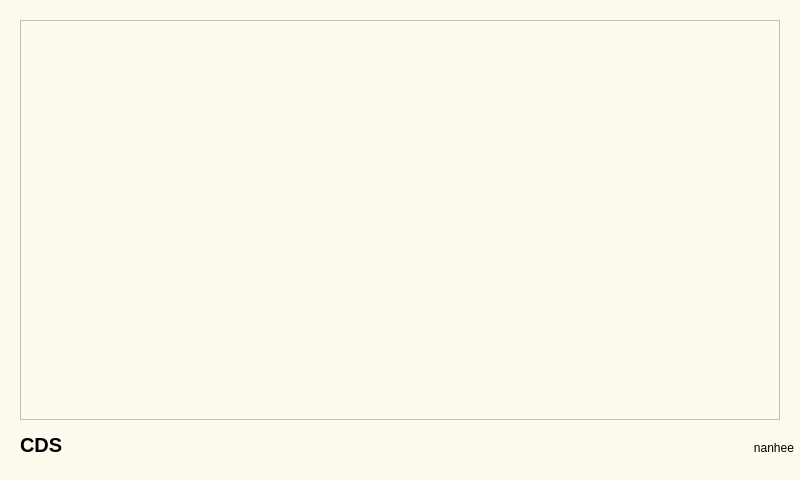
<?xml version="1.0" encoding="UTF-8"?>
<ui version="4.0">
 <class>MainWindow</class>
 <widget class="QMainWindow" name="MainWindow">
  <property name="geometry">
   <rect>
    <x>0</x>
    <y>0</y>
    <width>800</width>
    <height>480</height>
   </rect>
  </property>
  <property name="windowTitle">
   <string>MainWindow</string>
  </property>
  <property name="styleSheet">
   <string notr="true">background-color: rgb(255, 250, 238);</string>
  </property>
  <widget class="QWidget" name="centralwidget">
   <widget class="PlotWidget" name="graphicsView">
    <property name="geometry">
     <rect>
      <x>20</x>
      <y>20</y>
      <width>760</width>
      <height>400</height>
     </rect>
    </property>
   </widget>
   <widget class="QLabel" name="label_name">
    <property name="geometry">
     <rect>
      <x>20</x>
      <y>430</y>
      <width>100</width>
      <height>30</height>
     </rect>
    </property>
    <property name="font">
     <font>
      <pointsize>15</pointsize>
      <weight>75</weight>
      <bold>true</bold>
     </font>
    </property>
    <property name="text">
     <string>CDS</string>
    </property>
   </widget>
   <widget class="QLabel" name="label_value">
    <property name="geometry">
     <rect>
      <x>110</x>
      <y>430</y>
      <width>200</width>
      <height>30</height>
     </rect>
    </property>
    <property name="font">
     <font>
      <pointsize>10</pointsize>
     </font>
    </property>
    <property name="text">
     <string/>
    </property>
   </widget>
   <widget class="QLabel" name="label_nh">
    <property name="geometry">
     <rect>
      <x>730</x>
      <y>440</y>
      <width>64</width>
      <height>15</height>
     </rect>
    </property>
    <property name="text">
     <string>nanhee</string>
    </property>
    <property name="alignment">
     <set>Qt::AlignRight|Qt::AlignTrailing|Qt::AlignVCenter</set>
    </property>
   </widget>
  </widget>
  <widget class="QMenuBar" name="menubar">
   <property name="geometry">
    <rect>
     <x>0</x>
     <y>0</y>
     <width>800</width>
     <height>26</height>
    </rect>
   </property>
  </widget>
  <widget class="QStatusBar" name="statusbar"/>
 </widget>
 <customwidgets>
  <customwidget>
   <class>PlotWidget</class>
   <extends>QGraphicsView</extends>
   <header>pyqtgraph</header>
  </customwidget>
 </customwidgets>
 <resources/>
 <connections/>
</ui>
